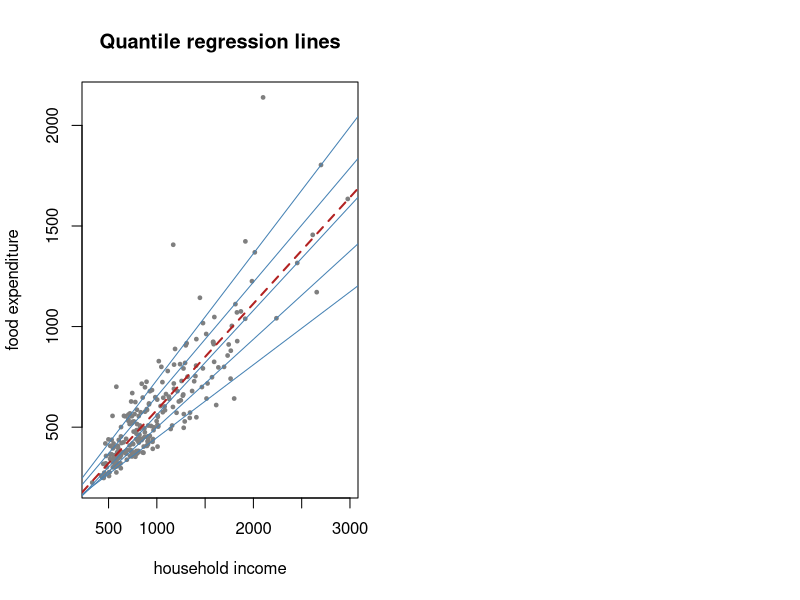
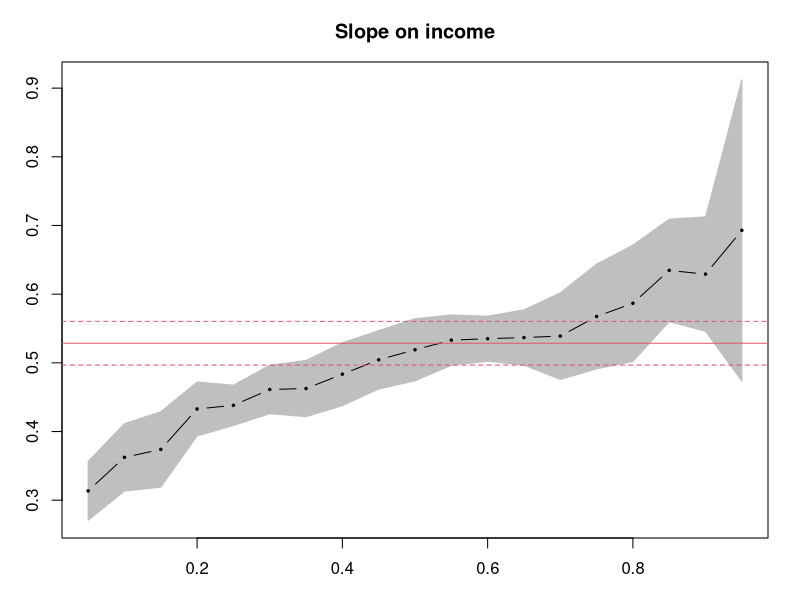

Write R code to recreate these figures, in order.
# Quantile regression lines and the slope as a function of tau, for simulated heteroscedastic expenditure data.
library(quantreg)
set.seed(0)
n <- 235
income <- exp(rnorm(n, log(900), 0.45))
food <- 80 + 0.5 * income + 0.12 * income * (rgamma(n, 3, 1) - 3) / sqrt(3)
taus <- seq(0.05, 0.95, by = 0.05)
fits <- rq(food ~ income, tau = taus)
ols <- lm(food ~ income)

op <- par(mfrow = c(1, 2))
plot(income, food, pch = 19, cex = 0.5, col = "gray50",
     xlab = "household income", ylab = "food expenditure", main = "Quantile regression lines")
for (t in c(0.1, 0.25, 0.5, 0.75, 0.9)) abline(rq(food ~ income, tau = t), col = "steelblue")
abline(ols, col = "firebrick", lty = 2, lwd = 2)
plot(summary(fits, se = "boot", R = 200), parm = "income", main = "Slope on income")
par(op)
# The same model fitted to the real Engel data: rq(foodexp ~ income, tau = 0.5, data = engel)
